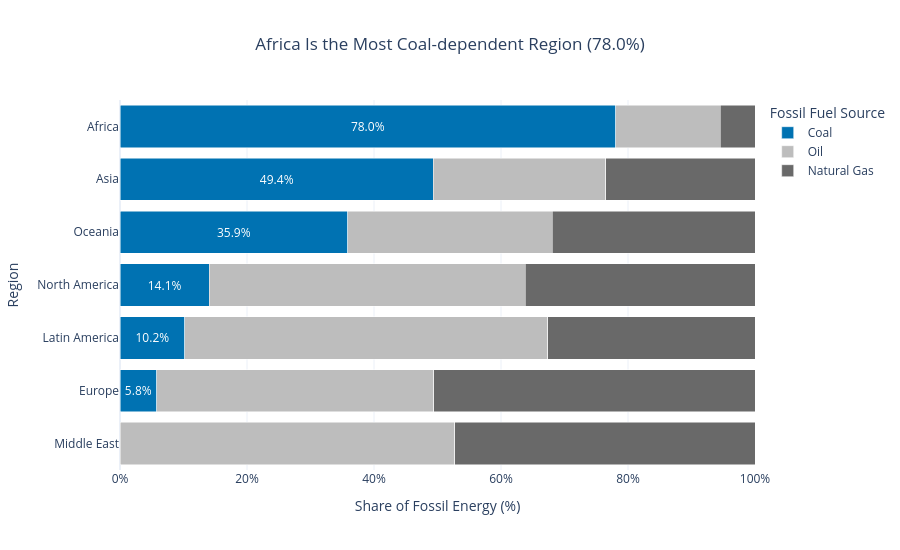

Notebook code for this chart:
### Markdown cell above
## Task 3 — 100% stacked bar: which region relies most on coal?

**What to build:** A horizontal 100% stacked bar chart showing, for each **Region**, how its fossil energy splits between Coal, Oil and Natural Gas. This is the **same data as your Task 1 treemap**, visualised a second way.

**Requirements:**
- Reuse `df_fossil` from Task 1; aggregate TWh by `Region` × `Source` and convert to **shares of each region's fossil total**
- Horizontal bars, regions **sorted by coal share** (highest at the top)
- Coal is the segment on the baseline (first in `category_orders`) and the **only coloured segment** — keep it the same colour as in Task 1; Oil and Natural Gas in two greys
- Percentage labels on the coal segments only
- Insight title naming the most coal-dependent region and its coal share

> 💡 `df.groupby('Region')['TWh'].transform('sum')` gives each row its region total

### Code cell
# Task 3 — 100% Stacked Bar Chart

# 1. Aggregate TWh by Region and Source
df_region = (
    df_fossil.groupby(
        ['Region', 'Source'],
        as_index=False
    )['TWh'].sum()
)

# 2. Calculate each region's total fossil energy
df_region['Region_Total'] = (
    df_region.groupby('Region')['TWh'].transform('sum')
)

# 3. Calculate percentage share
df_region['Share_pct'] = (
    df_region['TWh'] / df_region['Region_Total'] * 100
)

# 4. Calculate coal share for each region
coal_shares = (
    df_region[df_region['Source'] == 'Coal']
    .set_index('Region')['Share_pct']
)

# 5. Find the most coal-dependent region
top_coal_region = coal_shares.idxmax()
top_coal_share = coal_shares.max()

# 6. Sort regions by coal share
region_order = (
    coal_shares.sort_values(ascending=True).index.tolist()
)

# 7. Add labels only to Coal segments
df_region['Coal_Label'] = np.where(
    df_region['Source'] == 'Coal',
    df_region['Share_pct'].map(lambda x: f'{x:.1f}%'),
    ''
)

# 8. Colours: Coal blue, Oil and Natural Gas grey
source_colors = {
    'Coal': '#0072B2',
    'Oil': '#BDBDBD',
    'Natural Gas': '#696969'
}

# 9. Create horizontal 100% stacked bar chart
fig4 = px.bar(
    df_region,
    x='Share_pct',
    y='Region',
    color='Source',
    orientation='h',
    barmode='stack',
    text='Coal_Label',
    color_discrete_map=source_colors,
    category_orders={
        'Source': ['Coal', 'Oil', 'Natural Gas'],
        'Region': region_order
    },
    title=(
        f'{top_coal_region} Is the Most Coal-dependent Region '
        f'({top_coal_share:.1f}%)'
    ),
    labels={
        'Share_pct': 'Share of Fossil Energy (%)',
        'Region': 'Region',
        'Source': 'Energy Source'
    }
)

fig4.update_traces(
    textposition='inside',
    insidetextanchor='middle'
)

fig4.update_layout(
    template='plotly_white',
    title_x=0.5,
    xaxis=dict(
        range=[0, 100],
        ticksuffix='%',
        title='Share of Fossil Energy (%)'
    ),
    yaxis=dict(
        autorange='reversed',
        title='Region'
    ),
    legend_title='Fossil Fuel Source',
    height=550
)

fig4.show()

print("Most coal-dependent region:", top_coal_region)
print("Coal share:", round(top_coal_share, 2), "%")

### Figure 1 — Plotly figure (JSON) as saved in the notebook; plotly's stock layout.template omitted (floating-point values rounded to 4 significant figures)
{"data": [{"hovertemplate": "Energy Source=Coal<br>Share of Fossil Energy (%)=%{x}<br>Region=%{y}<br>Coal_Label=%{text}<extra></extra>", "insidetextanchor": "middle", "legendgroup": "Coal", "marker": {"color": "#0072B2", "pattern": {"shape": ""}}, "name": "Coal", "orientation": "h", "showlegend": true, "text": ["78.0%", "49.4%", "5.8%", "10.2%", "14.1%", "35.9%"], "textposition": "inside", "type": "bar", "x": [78.04, 49.37, 5.765, 10.19, 14.06, 35.85], "xaxis": "x", "y": ["Africa", "Asia", "Europe", "Latin America", "North America", "Oceania"], "yaxis": "y"}, {"hovertemplate": "Energy Source=Oil<br>Share of Fossil Energy (%)=%{x}<br>Region=%{y}<br>Coal_Label=%{text}<extra></extra>", "insidetextanchor": "middle", "legendgroup": "Oil", "marker": {"color": "#BDBDBD", "pattern": {"shape": ""}}, "name": "Oil", "orientation": "h", "showlegend": true, "text": ["", "", "", "", "", "", ""], "textposition": "inside", "type": "bar", "x": [16.48, 27.11, 43.64, 57.18, 52.71, 49.73, 32.23], "xaxis": "x", "y": ["Africa", "Asia", "Europe", "Latin America", "Middle East", "North America", "Oceania"], "yaxis": "y"}, {"hovertemplate": "Energy Source=Natural Gas<br>Share of Fossil Energy (%)=%{x}<br>Region=%{y}<br>Coal_Label=%{text}<extra></extra>", "insidetextanchor": "middle", "legendgroup": "Natural Gas", "marker": {"color": "#696969", "pattern": {"shape": ""}}, "name": "Natural Gas", "orientation": "h", "showlegend": true, "text": ["", "", "", "", "", "", ""], "textposition": "inside", "type": "bar", "x": [5.476, 23.52, 50.59, 32.64, 47.29, 36.21, 31.92], "xaxis": "x", "y": ["Africa", "Asia", "Europe", "Latin America", "Middle East", "North America", "Oceania"], "yaxis": "y"}], "layout": {"barmode": "stack", "height": 550, "legend": {"title": {"text": "Fossil Fuel Source"}, "tracegroupgap": 0}, "title": {"text": "Africa Is the Most Coal-dependent Region (78.0%)", "x": 0.5}, "xaxis": {"anchor": "y", "domain": [0, 1], "range": [0, 100], "ticksuffix": "%", "title": {"text": "Share of Fossil Energy (%)"}}, "yaxis": {"anchor": "x", "autorange": "reversed", "categoryarray": ["Africa", "Asia", "Oceania", "North America", "Latin America", "Europe"], "categoryorder": "array", "domain": [0, 1], "title": {"text": "Region"}}}}
